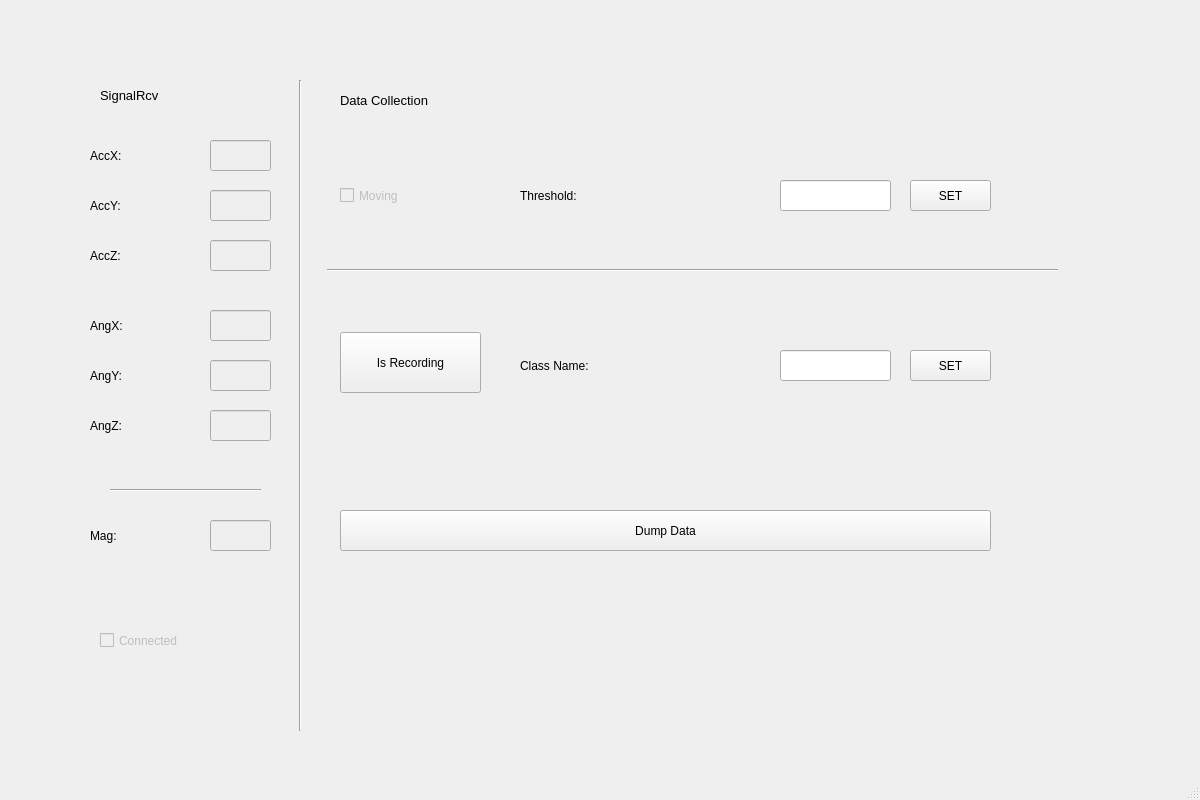
<?xml version="1.0" encoding="UTF-8"?>
<ui version="4.0">
 <class>MainWindow</class>
 <widget class="QMainWindow" name="MainWindow">
  <property name="geometry">
   <rect>
    <x>0</x>
    <y>0</y>
    <width>1200</width>
    <height>800</height>
   </rect>
  </property>
  <property name="windowTitle">
   <string>MainWindow</string>
  </property>
  <widget class="QWidget" name="centralwidget">
   <widget class="Line" name="line">
    <property name="geometry">
     <rect>
      <x>290</x>
      <y>80</y>
      <width>20</width>
      <height>651</height>
     </rect>
    </property>
    <property name="orientation">
     <enum>Qt::Vertical</enum>
    </property>
   </widget>
   <widget class="QLabel" name="signalRcvLabel">
    <property name="geometry">
     <rect>
      <x>100</x>
      <y>70</y>
      <width>171</width>
      <height>51</height>
     </rect>
    </property>
    <property name="font">
     <font>
      <family>Arial</family>
      <pointsize>10</pointsize>
     </font>
    </property>
    <property name="text">
     <string>SignalRcv</string>
    </property>
   </widget>
   <widget class="QLineEdit" name="accXLineEdit">
    <property name="enabled">
     <bool>false</bool>
    </property>
    <property name="geometry">
     <rect>
      <x>210</x>
      <y>140</y>
      <width>61</width>
      <height>31</height>
     </rect>
    </property>
   </widget>
   <widget class="QLabel" name="accXLabel">
    <property name="geometry">
     <rect>
      <x>90</x>
      <y>140</y>
      <width>61</width>
      <height>31</height>
     </rect>
    </property>
    <property name="font">
     <font>
      <family>Arial</family>
     </font>
    </property>
    <property name="text">
     <string>AccX: </string>
    </property>
   </widget>
   <widget class="QLabel" name="accYLabel">
    <property name="geometry">
     <rect>
      <x>90</x>
      <y>190</y>
      <width>61</width>
      <height>31</height>
     </rect>
    </property>
    <property name="font">
     <font>
      <family>Arial</family>
     </font>
    </property>
    <property name="text">
     <string>AccY: </string>
    </property>
   </widget>
   <widget class="QLineEdit" name="accYLineEdit">
    <property name="enabled">
     <bool>false</bool>
    </property>
    <property name="geometry">
     <rect>
      <x>210</x>
      <y>190</y>
      <width>61</width>
      <height>31</height>
     </rect>
    </property>
    <property name="text">
     <string/>
    </property>
   </widget>
   <widget class="QLabel" name="accZLabel">
    <property name="geometry">
     <rect>
      <x>90</x>
      <y>240</y>
      <width>61</width>
      <height>31</height>
     </rect>
    </property>
    <property name="font">
     <font>
      <family>Arial</family>
     </font>
    </property>
    <property name="text">
     <string>AccZ: </string>
    </property>
   </widget>
   <widget class="QLineEdit" name="accZLineEdit">
    <property name="enabled">
     <bool>false</bool>
    </property>
    <property name="geometry">
     <rect>
      <x>210</x>
      <y>240</y>
      <width>61</width>
      <height>31</height>
     </rect>
    </property>
    <property name="text">
     <string/>
    </property>
   </widget>
   <widget class="QLabel" name="angXLabel">
    <property name="geometry">
     <rect>
      <x>90</x>
      <y>310</y>
      <width>71</width>
      <height>31</height>
     </rect>
    </property>
    <property name="font">
     <font>
      <family>Arial</family>
     </font>
    </property>
    <property name="text">
     <string>AngX: </string>
    </property>
   </widget>
   <widget class="QLineEdit" name="angXLineEdit">
    <property name="enabled">
     <bool>false</bool>
    </property>
    <property name="geometry">
     <rect>
      <x>210</x>
      <y>310</y>
      <width>61</width>
      <height>31</height>
     </rect>
    </property>
   </widget>
   <widget class="QLabel" name="angYLabel">
    <property name="geometry">
     <rect>
      <x>90</x>
      <y>360</y>
      <width>71</width>
      <height>31</height>
     </rect>
    </property>
    <property name="font">
     <font>
      <family>Arial</family>
     </font>
    </property>
    <property name="text">
     <string>AngY: </string>
    </property>
   </widget>
   <widget class="QLineEdit" name="angYLineEdit">
    <property name="enabled">
     <bool>false</bool>
    </property>
    <property name="geometry">
     <rect>
      <x>210</x>
      <y>360</y>
      <width>61</width>
      <height>31</height>
     </rect>
    </property>
    <property name="text">
     <string/>
    </property>
   </widget>
   <widget class="QLabel" name="angZLabel">
    <property name="geometry">
     <rect>
      <x>90</x>
      <y>410</y>
      <width>71</width>
      <height>31</height>
     </rect>
    </property>
    <property name="font">
     <font>
      <family>Arial</family>
     </font>
    </property>
    <property name="text">
     <string>AngZ: </string>
    </property>
   </widget>
   <widget class="QLineEdit" name="angZLineEdit">
    <property name="enabled">
     <bool>false</bool>
    </property>
    <property name="geometry">
     <rect>
      <x>210</x>
      <y>410</y>
      <width>61</width>
      <height>31</height>
     </rect>
    </property>
    <property name="text">
     <string/>
    </property>
   </widget>
   <widget class="QLabel" name="dataCollectionLabel">
    <property name="geometry">
     <rect>
      <x>340</x>
      <y>70</y>
      <width>191</width>
      <height>61</height>
     </rect>
    </property>
    <property name="font">
     <font>
      <family>Arial</family>
      <pointsize>10</pointsize>
     </font>
    </property>
    <property name="text">
     <string>Data Collection</string>
    </property>
   </widget>
   <widget class="QCheckBox" name="movingCheckBox">
    <property name="enabled">
     <bool>false</bool>
    </property>
    <property name="geometry">
     <rect>
      <x>340</x>
      <y>150</y>
      <width>141</width>
      <height>91</height>
     </rect>
    </property>
    <property name="font">
     <font>
      <family>Arial</family>
      <pointsize>9</pointsize>
     </font>
    </property>
    <property name="text">
     <string>Moving</string>
    </property>
    <property name="iconSize">
     <size>
      <width>32</width>
      <height>32</height>
     </size>
    </property>
   </widget>
   <widget class="QLineEdit" name="thresholdLineEdit">
    <property name="geometry">
     <rect>
      <x>780</x>
      <y>180</y>
      <width>111</width>
      <height>31</height>
     </rect>
    </property>
    <property name="font">
     <font>
      <family>Arial</family>
     </font>
    </property>
   </widget>
   <widget class="QLabel" name="thresholdLabel">
    <property name="geometry">
     <rect>
      <x>520</x>
      <y>170</y>
      <width>251</width>
      <height>51</height>
     </rect>
    </property>
    <property name="font">
     <font>
      <family>Arial</family>
      <pointsize>9</pointsize>
     </font>
    </property>
    <property name="text">
     <string>Threshold: </string>
    </property>
   </widget>
   <widget class="QCheckBox" name="sigRcvConnCheckBox">
    <property name="enabled">
     <bool>false</bool>
    </property>
    <property name="geometry">
     <rect>
      <x>100</x>
      <y>610</y>
      <width>181</width>
      <height>61</height>
     </rect>
    </property>
    <property name="font">
     <font>
      <family>Arial</family>
     </font>
    </property>
    <property name="text">
     <string>Connected</string>
    </property>
   </widget>
   <widget class="QLabel" name="magLabel">
    <property name="geometry">
     <rect>
      <x>90</x>
      <y>520</y>
      <width>61</width>
      <height>31</height>
     </rect>
    </property>
    <property name="font">
     <font>
      <family>Arial</family>
     </font>
    </property>
    <property name="text">
     <string>Mag:</string>
    </property>
   </widget>
   <widget class="Line" name="line_2">
    <property name="geometry">
     <rect>
      <x>110</x>
      <y>480</y>
      <width>151</width>
      <height>20</height>
     </rect>
    </property>
    <property name="orientation">
     <enum>Qt::Horizontal</enum>
    </property>
   </widget>
   <widget class="QLineEdit" name="magLineEdit">
    <property name="enabled">
     <bool>false</bool>
    </property>
    <property name="geometry">
     <rect>
      <x>210</x>
      <y>520</y>
      <width>61</width>
      <height>31</height>
     </rect>
    </property>
    <property name="text">
     <string/>
    </property>
   </widget>
   <widget class="QPushButton" name="thresholdPushButton">
    <property name="geometry">
     <rect>
      <x>910</x>
      <y>180</y>
      <width>81</width>
      <height>31</height>
     </rect>
    </property>
    <property name="font">
     <font>
      <family>Arial</family>
     </font>
    </property>
    <property name="text">
     <string>SET</string>
    </property>
   </widget>
   <widget class="Line" name="line_3">
    <property name="geometry">
     <rect>
      <x>327</x>
      <y>260</y>
      <width>731</width>
      <height>20</height>
     </rect>
    </property>
    <property name="orientation">
     <enum>Qt::Horizontal</enum>
    </property>
   </widget>
   <widget class="QPushButton" name="isRecordingPushButton">
    <property name="geometry">
     <rect>
      <x>340</x>
      <y>332</y>
      <width>141</width>
      <height>61</height>
     </rect>
    </property>
    <property name="font">
     <font>
      <family>Arial</family>
     </font>
    </property>
    <property name="text">
     <string>Is Recording</string>
    </property>
    <property name="checkable">
     <bool>true</bool>
    </property>
   </widget>
   <widget class="QLineEdit" name="classNameLineEdit">
    <property name="geometry">
     <rect>
      <x>780</x>
      <y>350</y>
      <width>111</width>
      <height>31</height>
     </rect>
    </property>
    <property name="font">
     <font>
      <family>Arial</family>
     </font>
    </property>
   </widget>
   <widget class="QLabel" name="classNameLabel">
    <property name="geometry">
     <rect>
      <x>520</x>
      <y>340</y>
      <width>251</width>
      <height>51</height>
     </rect>
    </property>
    <property name="font">
     <font>
      <family>Arial</family>
      <pointsize>9</pointsize>
     </font>
    </property>
    <property name="text">
     <string>Class Name: </string>
    </property>
   </widget>
   <widget class="QPushButton" name="classNamePushButton">
    <property name="geometry">
     <rect>
      <x>910</x>
      <y>350</y>
      <width>81</width>
      <height>31</height>
     </rect>
    </property>
    <property name="font">
     <font>
      <family>Arial</family>
     </font>
    </property>
    <property name="text">
     <string>SET</string>
    </property>
   </widget>
   <widget class="QPushButton" name="dumpDataPushButton">
    <property name="geometry">
     <rect>
      <x>340</x>
      <y>510</y>
      <width>651</width>
      <height>41</height>
     </rect>
    </property>
    <property name="font">
     <font>
      <family>Arial</family>
     </font>
    </property>
    <property name="text">
     <string>Dump Data</string>
    </property>
    <property name="checkable">
     <bool>false</bool>
    </property>
   </widget>
  </widget>
  <widget class="QMenuBar" name="menubar">
   <property name="geometry">
    <rect>
     <x>0</x>
     <y>0</y>
     <width>1200</width>
     <height>22</height>
    </rect>
   </property>
  </widget>
  <widget class="QStatusBar" name="statusbar"/>
 </widget>
 <resources/>
 <connections/>
</ui>
